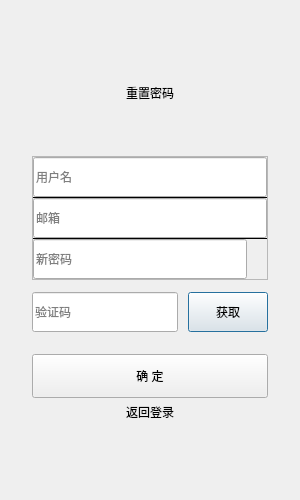
<?xml version="1.0" encoding="UTF-8"?>
<ui version="4.0">
 <class>ResetDialog</class>
 <widget class="QDialog" name="ResetDialog">
  <property name="geometry">
   <rect>
    <x>0</x>
    <y>0</y>
    <width>300</width>
    <height>500</height>
   </rect>
  </property>
  <property name="windowTitle">
   <string>重置密码</string>
  </property>
  <layout class="QVBoxLayout" name="verticalLayout">
   <property name="spacing">
    <number>0</number>
   </property>
   <property name="leftMargin">
    <number>32</number>
   </property>
   <property name="topMargin">
    <number>28</number>
   </property>
   <property name="rightMargin">
    <number>32</number>
   </property>
   <property name="bottomMargin">
    <number>20</number>
   </property>
   <item alignment="Qt::AlignHCenter">
    <widget class="QLabel" name="logo_lb">
     <property name="minimumSize">
      <size>
       <width>56</width>
       <height>56</height>
      </size>
     </property>
     <property name="maximumSize">
      <size>
       <width>56</width>
       <height>56</height>
      </size>
     </property>
     <property name="text">
      <string/>
     </property>
     <property name="alignment">
      <set>Qt::AlignCenter</set>
     </property>
    </widget>
   </item>
   <item alignment="Qt::AlignHCenter">
    <widget class="QLabel" name="title_lb">
     <property name="text">
      <string>重置密码</string>
     </property>
     <property name="alignment">
      <set>Qt::AlignCenter</set>
     </property>
    </widget>
   </item>
   <item>
    <spacer name="topSpacer">
     <property name="orientation">
      <enum>Qt::Vertical</enum>
     </property>
     <property name="sizeHint" stdset="0">
      <size>
       <width>20</width>
       <height>16</height>
      </size>
     </property>
    </spacer>
   </item>
   <item>
    <widget class="QFrame" name="input_frame">
     <property name="frameShape">
      <enum>QFrame::StyledPanel</enum>
     </property>
     <layout class="QVBoxLayout" name="inputLayout">
      <property name="spacing">
       <number>0</number>
      </property>
      <property name="leftMargin">
       <number>0</number>
      </property>
      <property name="topMargin">
       <number>0</number>
      </property>
      <property name="rightMargin">
       <number>0</number>
      </property>
      <property name="bottomMargin">
       <number>0</number>
      </property>
      <item>
       <widget class="QLineEdit" name="user_edit">
        <property name="minimumSize">
         <size>
          <width>0</width>
          <height>40</height>
         </size>
        </property>
        <property name="placeholderText">
         <string>用户名</string>
        </property>
       </widget>
      </item>
      <item>
       <widget class="QFrame" name="divider1">
        <property name="minimumSize">
         <size>
          <width>0</width>
          <height>1</height>
         </size>
        </property>
        <property name="maximumSize">
         <size>
          <width>16777215</width>
          <height>1</height>
         </size>
        </property>
        <property name="frameShape">
         <enum>QFrame::HLine</enum>
        </property>
       </widget>
      </item>
      <item>
       <widget class="QLineEdit" name="email_edit">
        <property name="minimumSize">
         <size>
          <width>0</width>
          <height>40</height>
         </size>
        </property>
        <property name="placeholderText">
         <string>邮箱</string>
        </property>
       </widget>
      </item>
      <item>
       <widget class="QFrame" name="divider2">
        <property name="minimumSize">
         <size>
          <width>0</width>
          <height>1</height>
         </size>
        </property>
        <property name="maximumSize">
         <size>
          <width>16777215</width>
          <height>1</height>
         </size>
        </property>
        <property name="frameShape">
         <enum>QFrame::HLine</enum>
        </property>
       </widget>
      </item>
      <item>
       <layout class="QHBoxLayout" name="pwdRowLayout">
        <property name="spacing">
         <number>0</number>
        </property>
        <item>
         <widget class="QLineEdit" name="pwd_edit">
          <property name="minimumSize">
           <size>
            <width>0</width>
            <height>40</height>
           </size>
          </property>
          <property name="echoMode">
           <enum>QLineEdit::Password</enum>
          </property>
          <property name="placeholderText">
           <string>新密码</string>
          </property>
         </widget>
        </item>
        <item>
         <widget class="ClickedLabel" name="pwd_visible">
          <property name="minimumSize">
           <size>
            <width>20</width>
            <height>20</height>
           </size>
          </property>
          <property name="maximumSize">
           <size>
            <width>20</width>
            <height>20</height>
           </size>
          </property>
          <property name="text">
           <string/>
          </property>
         </widget>
        </item>
       </layout>
      </item>
     </layout>
    </widget>
   </item>
   <item>
    <layout class="QHBoxLayout" name="varifyLayout">
     <property name="spacing">
      <number>10</number>
     </property>
     <property name="topMargin">
      <number>12</number>
     </property>
     <item>
      <widget class="QLineEdit" name="varify_edit">
       <property name="minimumSize">
        <size>
         <width>0</width>
         <height>40</height>
        </size>
       </property>
       <property name="placeholderText">
        <string>验证码</string>
       </property>
      </widget>
     </item>
     <item>
      <widget class="TimerBtn" name="varify_btn">
       <property name="minimumSize">
        <size>
         <width>80</width>
         <height>40</height>
        </size>
       </property>
       <property name="maximumSize">
        <size>
         <width>80</width>
         <height>40</height>
        </size>
       </property>
       <property name="cursor">
        <cursorShape>PointingHandCursor</cursorShape>
       </property>
       <property name="text">
        <string>获取</string>
       </property>
      </widget>
     </item>
    </layout>
   </item>
   <item>
    <widget class="QLabel" name="err_tip">
     <property name="minimumSize">
      <size>
       <width>0</width>
       <height>22</height>
      </size>
     </property>
     <property name="text">
      <string/>
     </property>
     <property name="alignment">
      <set>Qt::AlignCenter</set>
     </property>
     <property name="wordWrap">
      <bool>true</bool>
     </property>
    </widget>
   </item>
   <item>
    <widget class="QPushButton" name="sure_btn">
     <property name="minimumSize">
      <size>
       <width>0</width>
       <height>44</height>
      </size>
     </property>
     <property name="cursor">
      <cursorShape>PointingHandCursor</cursorShape>
     </property>
     <property name="text">
      <string>确 定</string>
     </property>
    </widget>
   </item>
   <item alignment="Qt::AlignHCenter">
    <widget class="QPushButton" name="cancel_btn">
     <property name="minimumSize">
      <size>
       <width>0</width>
       <height>28</height>
      </size>
     </property>
     <property name="cursor">
      <cursorShape>PointingHandCursor</cursorShape>
     </property>
     <property name="text">
      <string>返回登录</string>
     </property>
     <property name="flat">
      <bool>true</bool>
     </property>
    </widget>
   </item>
   <item>
    <spacer name="bottomSpacer">
     <property name="orientation">
      <enum>Qt::Vertical</enum>
     </property>
     <property name="sizeHint" stdset="0">
      <size>
       <width>20</width>
       <height>10</height>
      </size>
     </property>
    </spacer>
   </item>
  </layout>
 </widget>
 <customwidgets>
  <customwidget>
   <class>TimerBtn</class>
   <extends>QPushButton</extends>
   <header>timerbtn.h</header>
  </customwidget>
  <customwidget>
   <class>ClickedLabel</class>
   <extends>QLabel</extends>
   <header>clickedlabel.h</header>
  </customwidget>
 </customwidgets>
 <resources/>
 <connections/>
</ui>
